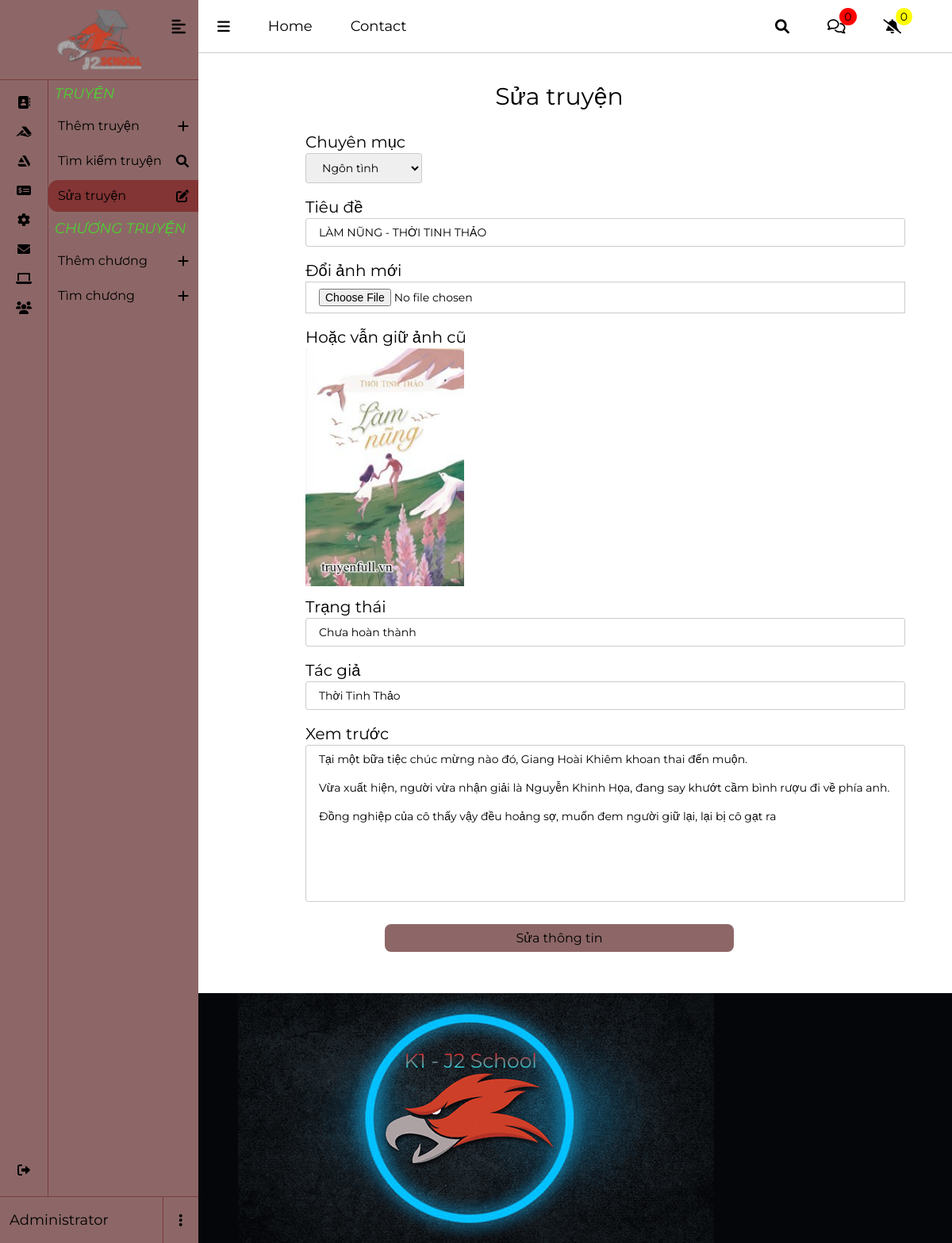
/admin/novel/update.php?id=22, run on the app's committed database.
### tables this page shows
CREATE TABLE IF NOT EXISTS `novel` (
  `id` int(11) NOT NULL AUTO_INCREMENT,
  `user_id` int(11) NOT NULL,
  `category_id` int(11) NOT NULL,
  `title` varchar(100) NOT NULL,
  `status` varchar(50) NOT NULL DEFAULT 'Chưa hoàn thành',
  `author` varchar(50) NOT NULL,
  `img_link` varchar(255) NOT NULL,
  `total_chapters` int(11) NOT NULL DEFAULT '0',
  `pre_view` text NOT NULL,
  `view_count` int(11) NOT NULL DEFAULT '0',
  `verify` bit(1) NOT NULL DEFAULT b'0',
  `create_at` datetime NOT NULL DEFAULT CURRENT_TIMESTAMP,
  PRIMARY KEY (`id`),
  UNIQUE KEY `title` (`title`)
);

CREATE TABLE IF NOT EXISTS `categories` (
  `id` int(11) NOT NULL AUTO_INCREMENT,
  `category_name` varchar(255) NOT NULL,
  PRIMARY KEY (`id`),
  UNIQUE KEY `category_name` (`category_name`)
);

### admin/novel/update.php (the view, shortened to what this page needs)
<?php
    require_once("../../cdb.php");
    $id = addslashes($_GET["id"]);
    $sql = "select * from novel where id = '$id'";
    $sql_result = mysqli_query($conn, $sql);
    $result = mysqli_fetch_array($sql_result);
    $sql = "select * from categories";
    $cates = mysqli_query($conn, $sql);
?>
<!DOCTYPE html>
<html lang="en">
<head>
    <link rel="stylesheet" href="../../css/reset1.css">
    <link rel="stylesheet" href="../../css/base1.css">
    <link rel="stylesheet" href="../../css/style1.css">
    <link rel="stylesheet" href="https://cdnjs.cloudflare.com/ajax/libs/font-awesome/6.0.0-beta3/css/all.min.css" />
</head>
<body>
    <?php require_once ('../root/header_admin.php'); ?>
    <?php require_once ('../root/menu.php'); ?>
    <div class="wrapper">
        <form class="form form__process" id="form-update" method="POST" enctype="multipart/form-data" action="process_update.php">
            <h1 class= "form__title">Sửa truyện</h1>
            <div class = "form__process--top">
                <div class="form-group">
                    <label>Chuyên mục</label>
                    <select name="category_id" class="form-control" rules="required">
                        <?php foreach ($cates as $cate) {?>
                            <option value="<?php echo $cate["id"]?>"
                                <?php if ($cate["id"] == $result["category_id"]){?>
                                    selected
                                <?php } ?>>
                                <?php echo $cate["category_name"]?>
                            </option>
                        <?php } ?>
                    </select>
                    <span class="form-message"></span>
                </div>
            </div>
            <div class="form-group">
                <label>Tiêu đề</label>
                <input name="title" value="<?php echo $result["title"]?>" placeholder="Nhập tiêu đề" class="form-control" rules="required"/>
                <span class="form-message"></span>
            </div>
            <div class="form-group">
                <label>Đổi ảnh mới</label>
                <input name="img_link_new" type="file"/>
                <br>
                <br>
                <label>Hoặc vẫn giữ ảnh cũ</label>
                <img src="../../photos/<?php echo $result["img_link"]?>" width="200px"/>
            </div>
            <div class="form-group">
                <label>Trạng thái</label>
                <input name="status" value="<?php echo $result["status"]?>" placeholder="Nhập trạng thái truyện(Hoàn thành/ Chưa hoàn thành)" class="form-control" rules="required"/>
                <span class="form-message"></span>
            </div>
            <div class="form-group">
                <label>Tác giả</label>
                <input name="author" value="<?php echo $result["author"]?>" placeholder="Nhập tên tác giả" class="form-control" rules="required"/>
                <span class="form-message"></span>
            </div>
            <div class="form-group">
                <label>Xem trước</label>
                <textarea name="pre_view" id="" cols="30" rows="10" placeholder="Nhập nội dung xem trước" class="form-control" rules="required"><?php echo $result["pre_view"]?></textarea>
                <span class="form-message"></span>
            </div>
            <button type="submit">Sửa thông tin</button>
        </form>
    </div>
    <footer class="footer">
        <p class="footer__text">K1 - J2 School</p>
        <img src="../../img/j2team.png" alt="">
    </footer>
</body>
</html>

### css/base1.css (style rules this page uses)
:root { --primary-color: #8d6767; --secondary-color: #793d3d; }
.wrapper { width: 100%; max-width: 1630px; margin: 0 auto; position: relative; padding: 0 15px; }
textarea { resize: none; }

### css/style1.css (style rules this page uses)
.form__process { display: flex; justify-content: space-between; flex-direction: column; padding: 40px 40px 40px 0; gap: 8px; position: relative; background-color: #fff; transition: all 0.3s linear; margin-left: 250px; }
.form__process label { font-size: 2rem; margin-bottom: 4px; }
.form__process input, .form__process select, .form__process textarea { font-size: 1.4rem; border: 1px solid #ccc; padding: 8px 16px; }
.form__process button { font-size: 1.6rem; background-color: var(--primary-color); padding: 8px; border-radius: 8px; width: 50%; margin: 12px auto; cursor: pointer; }
.form__title { font-size: 3rem; text-align: center; margin-bottom: 20px; }
.form__process--top { display: flex; align-items: center; }
.form-group { display: flex; flex-direction: column; padding: 4px 4px 4px 120px; }
.form-control { padding: 8px 12px; border: 1px solid #b3b3b3; border-radius: 3px; outline: none; font-size: 1.4rem; }
.form-message { font-size: 1.2rem; line-height: 1.6rem; padding: 4px 0 0; }
.footer { background-color: #050609; position: relative; }
.footer img { margin: 0 auto; }
.footer__text { position: absolute; color: #fff; text-align: center; font-size: 2.5rem; background: -webkit-linear-gradient(rgb(253, 4, 4), rgb(7, 237, 245)); -webkit-background-clip: text; -webkit-text-fill-color: transparent; top: 27%; left: 50%; transform: translate(-54%, -50%); }

### data on the page
novel: category_id "Ngôn tình", title "LÀM NŨNG - THỜI TINH THẢO", img_link (picture), status "Chưa hoàn thành", author "Thời Tinh Thảo", pre_view "Tại một bữa tiệc chúc mừng nào đó, Giang Hoài Khiêm khoan thai đến muộn. Vừa xuất hiện, người vừa nhận giải là Nguyễn Khinh Họa, đang say khướt cầm bình rượu đi về phía anh. Đồng nghiệp của cô thấy vậy đều hoảng sợ, muốn đem người giữ lại, lại bị cô gạt ra"
